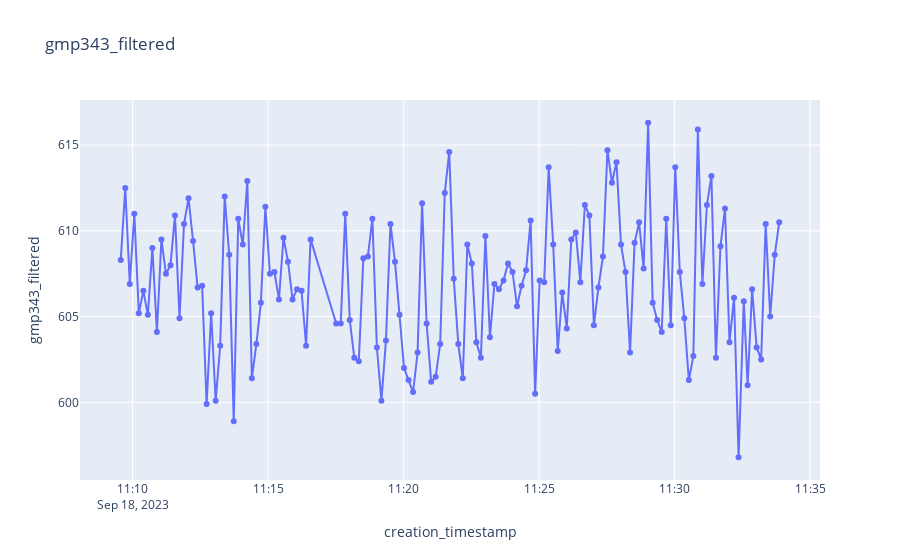
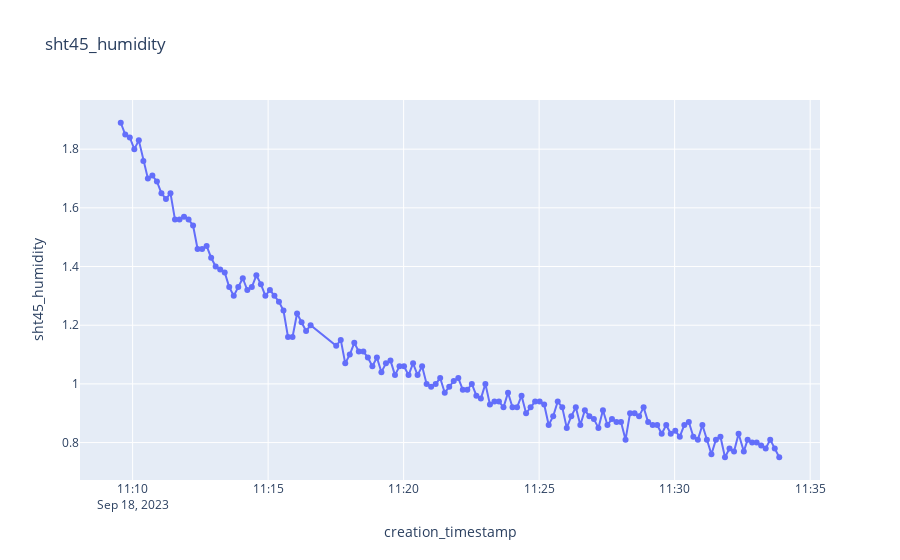
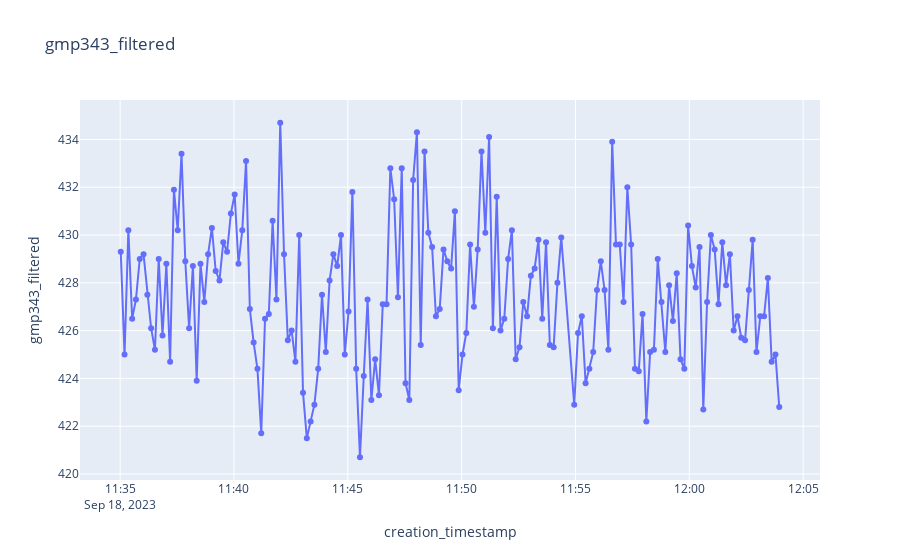
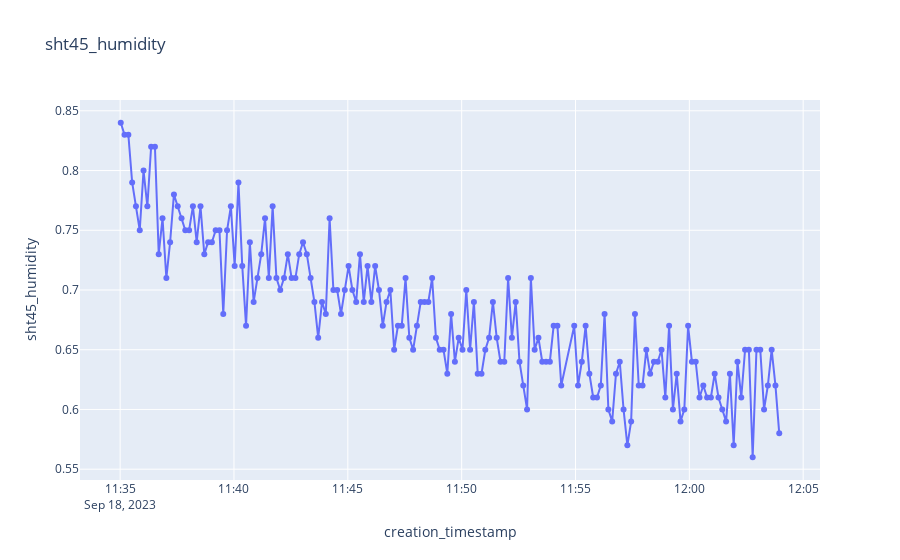

Here is the notebook cell these charts were saved with, in order:
### Code cell
#600
start_date = datetime(2023, 9, 18, 11, 9, 30).replace(tzinfo=timezone.utc)
end_date = datetime(2023, 9, 18, 11, 34, 0).replace(tzinfo=timezone.utc)

df_p_600 = df.filter(pl.col("creation_timestamp").is_between(start_date, end_date))

plot_sensor_measurement(df_p_600.collect(), col_name="gmp343_filtered")
plot_sensor_measurement(df_p_600.collect(), col_name="sht45_humidity")

#400
start_date = datetime(2023, 9, 18, 11, 35, 0).replace(tzinfo=timezone.utc)
end_date = datetime(2023, 9, 18, 12, 4, 0).replace(tzinfo=timezone.utc)

df_p_400 = df.sort("creation_timestamp").filter(pl.col("creation_timestamp").is_between(start_date, end_date))

plot_sensor_measurement(df_p_400.collect(), col_name="gmp343_filtered")
plot_sensor_measurement(df_p_400.collect(), col_name="sht45_humidity")

### Figure 1 — Plotly figure (JSON) as saved in the notebook; plotly's stock layout.template omitted (floating-point values rounded to 4 significant figures; data arrays with more than 128 entries replaced by an {"elided": "..."} marker saying what was removed)
{"data": [{"hovertemplate": "creation_timestamp=%{x}<br>gmp343_filtered=%{y}<extra></extra>", "legendgroup": "", "line": {"color": "#636efa", "dash": "solid"}, "marker": {"symbol": "circle"}, "mode": "lines+markers", "name": "", "orientation": "v", "showlegend": false, "type": "scatter", "x": {"elided": "142 str values"}, "xaxis": "x", "y": {"elided": "142 float values"}, "yaxis": "y"}], "layout": {"legend": {"tracegroupgap": 0}, "title": {"text": "gmp343_filtered"}, "xaxis": {"anchor": "y", "domain": [0, 1], "title": {"text": "creation_timestamp"}}, "yaxis": {"anchor": "x", "domain": [0, 1], "title": {"text": "gmp343_filtered"}}}}

### Figure 2 — Plotly figure (JSON) as saved in the notebook; plotly's stock layout.template omitted (floating-point values rounded to 4 significant figures; data arrays with more than 128 entries replaced by an {"elided": "..."} marker saying what was removed)
{"data": [{"hovertemplate": "creation_timestamp=%{x}<br>sht45_humidity=%{y}<extra></extra>", "legendgroup": "", "line": {"color": "#636efa", "dash": "solid"}, "marker": {"symbol": "circle"}, "mode": "lines+markers", "name": "", "orientation": "v", "showlegend": false, "type": "scatter", "x": {"elided": "142 str values"}, "xaxis": "x", "y": {"elided": "142 float values"}, "yaxis": "y"}], "layout": {"legend": {"tracegroupgap": 0}, "title": {"text": "sht45_humidity"}, "xaxis": {"anchor": "y", "domain": [0, 1], "title": {"text": "creation_timestamp"}}, "yaxis": {"anchor": "x", "domain": [0, 1], "title": {"text": "sht45_humidity"}}}}

### Figure 3 — Plotly figure (JSON) as saved in the notebook; plotly's stock layout.template omitted (floating-point values rounded to 4 significant figures; data arrays with more than 128 entries replaced by an {"elided": "..."} marker saying what was removed)
{"data": [{"hovertemplate": "creation_timestamp=%{x}<br>gmp343_filtered=%{y}<extra></extra>", "legendgroup": "", "line": {"color": "#636efa", "dash": "solid"}, "marker": {"symbol": "circle"}, "mode": "lines+markers", "name": "", "orientation": "v", "showlegend": false, "type": "scatter", "x": {"elided": "172 str values"}, "xaxis": "x", "y": {"elided": "172 float values"}, "yaxis": "y"}], "layout": {"legend": {"tracegroupgap": 0}, "title": {"text": "gmp343_filtered"}, "xaxis": {"anchor": "y", "domain": [0, 1], "title": {"text": "creation_timestamp"}}, "yaxis": {"anchor": "x", "domain": [0, 1], "title": {"text": "gmp343_filtered"}}}}

### Figure 4 — Plotly figure (JSON) as saved in the notebook; plotly's stock layout.template omitted (floating-point values rounded to 4 significant figures; data arrays with more than 128 entries replaced by an {"elided": "..."} marker saying what was removed)
{"data": [{"hovertemplate": "creation_timestamp=%{x}<br>sht45_humidity=%{y}<extra></extra>", "legendgroup": "", "line": {"color": "#636efa", "dash": "solid"}, "marker": {"symbol": "circle"}, "mode": "lines+markers", "name": "", "orientation": "v", "showlegend": false, "type": "scatter", "x": {"elided": "172 str values"}, "xaxis": "x", "y": {"elided": "172 float values"}, "yaxis": "y"}], "layout": {"legend": {"tracegroupgap": 0}, "title": {"text": "sht45_humidity"}, "xaxis": {"anchor": "y", "domain": [0, 1], "title": {"text": "creation_timestamp"}}, "yaxis": {"anchor": "x", "domain": [0, 1], "title": {"text": "sht45_humidity"}}}}
